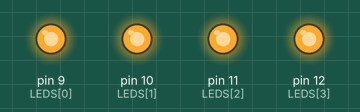
This sketch was run on a simulated Arduino Uno, built with avr-gcc and run on an emulated ATmega328P. On the bench: output pins drawn as LEDs (lit = HIGH).

Above: at 0.2 s.
At 1.7 s:
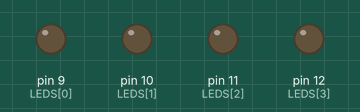
Timing chart, 0 to 3.0 s (numbered marks = the images above):
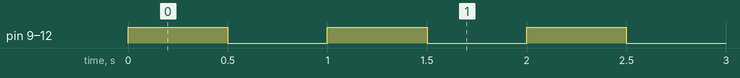

The sketch:

03-blink-4-leds-homework.ino
```cpp
const int LEDS[] = {9, 10, 11, 12};

void setup() {
  for (int i = 0; i < sizeof(LEDS) / sizeof(int); i += 1) {
    pinMode(LEDS[i], OUTPUT);
  }
}

void loop() {
  for (int i = 0; i < sizeof(LEDS) / sizeof(int); i += 1) {
    digitalWrite(LEDS[i], digitalRead(LEDS[i]) == HIGH ? LOW : HIGH);
  }
  delay(500);
}
```

Measured:
- by itself, pin 9 (LEDS[0]), pin 10 (LEDS[1]), pin 11 (LEDS[2]), pin 12 (LEDS[3]): alternates HIGH for 0.50 s and LOW for 0.50 s
